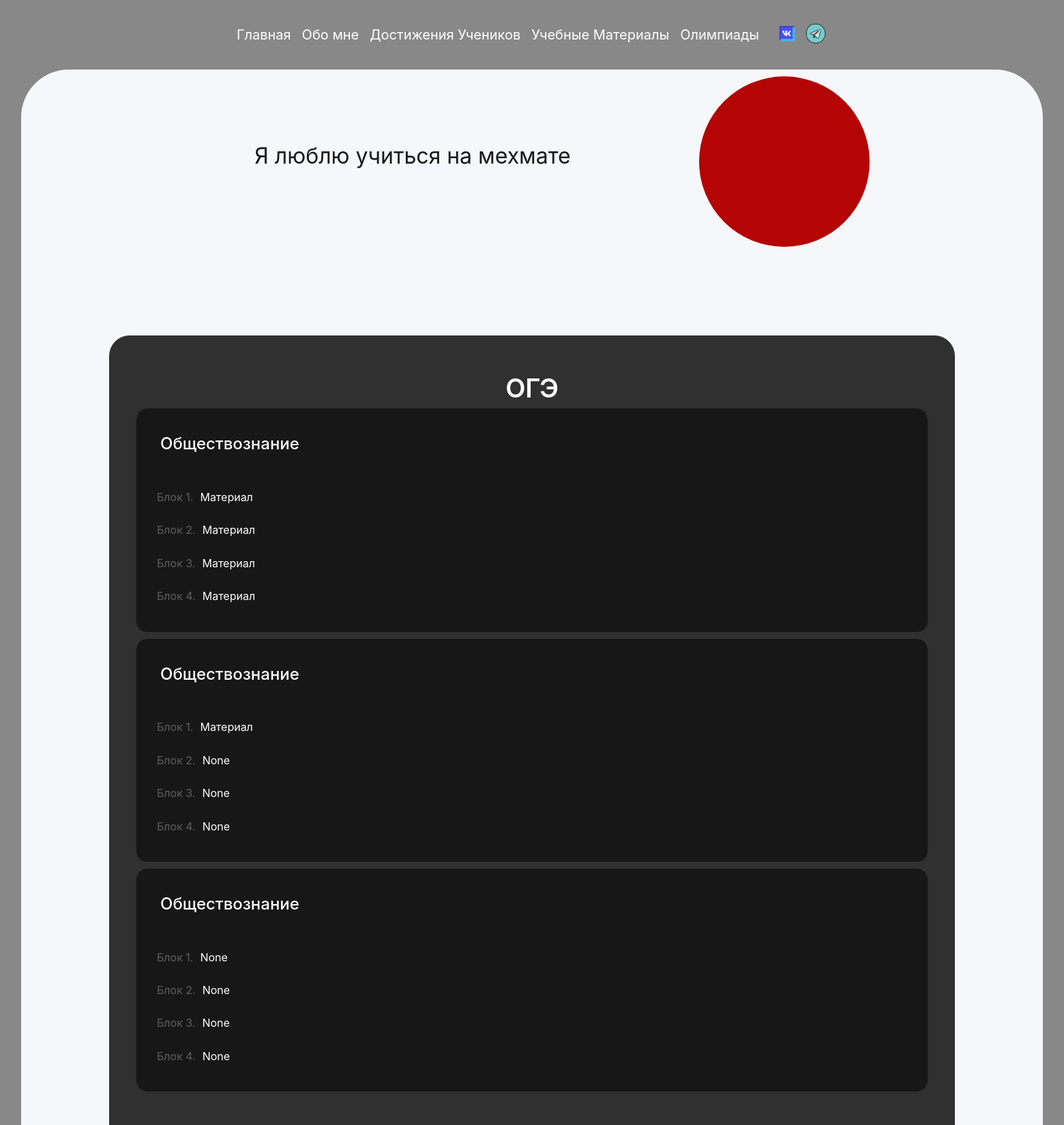
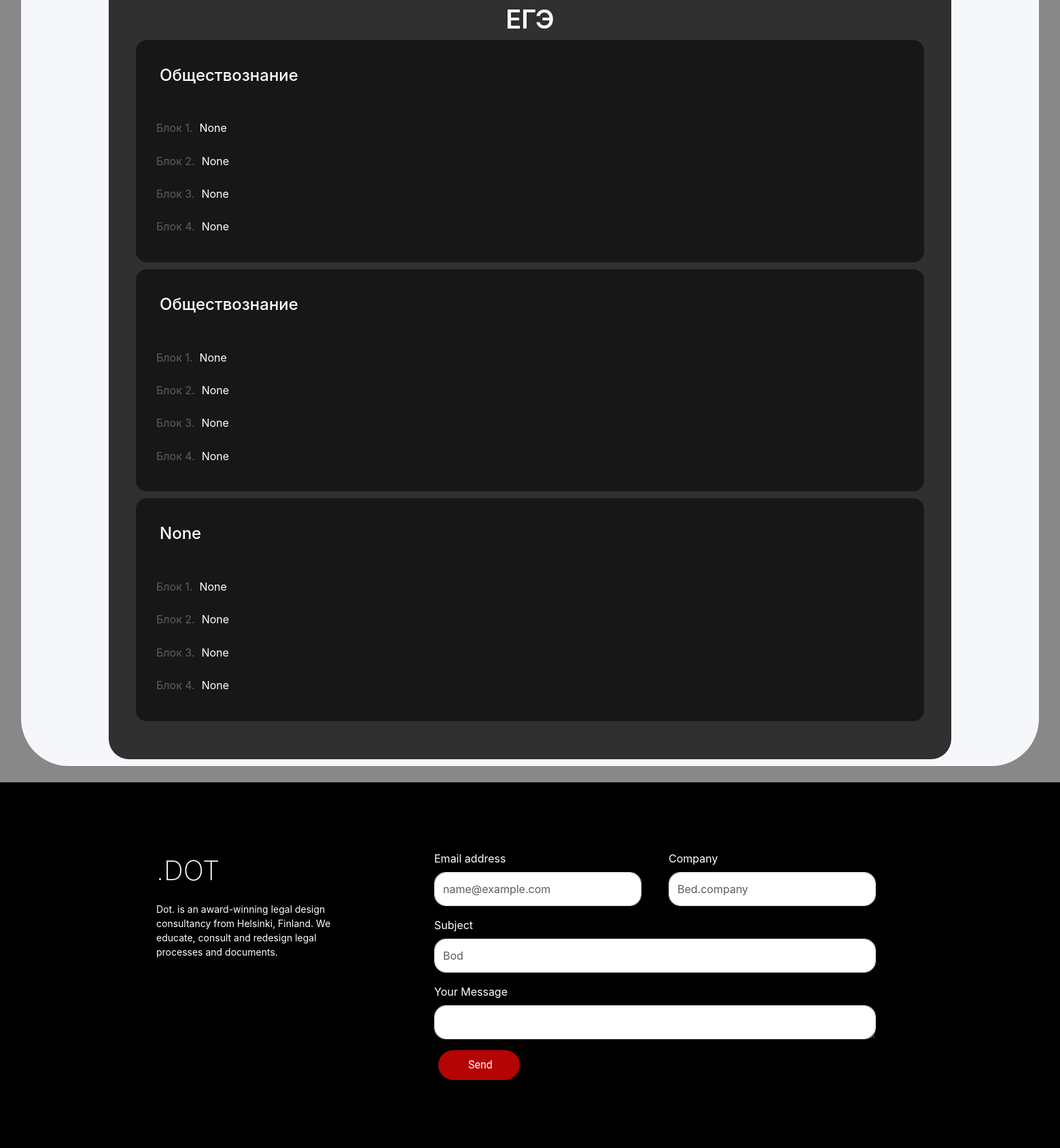
Screenshot of /material.html/ with the database file from the repository (2 pictures, top to bottom).
### women/models.py (models this page shows)
class Women(models.Model):
    text = models.TextField(blank=True)
    title1 = models.CharField(max_length=255)
    title2 = models.CharField(max_length=255)
    title3 = models.CharField(max_length=255)
    title4 = models.CharField(max_length=255)
    title5 = models.CharField(max_length=255)
    title6 = models.CharField(max_length=255, null=True, blank=True)
    content1 = models.CharField(max_length=255)
    content2 = models.CharField(max_length=255)
    content3 = models.CharField(max_length=255)
    content4 = models.CharField(max_length=255)
    content5 = models.CharField(max_length=255)
    content6 = models.CharField(max_length=255, null=True, blank=True)
    content7 = models.CharField(max_length=255, null=True, blank=True)
    content8 = models.CharField(max_length=255, null=True, blank=True)
    content9 = models.CharField(max_length=255, null=True, blank=True)
    content10 = models.CharField(max_length=255, null=True, blank=True)
    content11 = models.CharField(max_length=255, null=True, blank=True)
    content12 = models.CharField(max_length=255, null=True, blank=True)
    content13 = models.CharField(max_length=255, null=True, blank=True)
    content14 = models.CharField(max_length=255, null=True, blank=True)
    content15 = models.CharField(max_length=255, null=True, blank=True)
    content16 = models.CharField(max_length=255, null=True, blank=True)
    content17 = models.CharField(max_length=255, null=True, blank=True)
    content18 = models.CharField(max_length=255, null=True, blank=True)
    content19 = models.CharField(max_length=255, null=True, blank=True)
    content20 = models.CharField(max_length=255, null=True, blank=True)
    content21 = models.CharField(max_length=255, null=True, blank=True)
    content22 = models.CharField(max_length=255, null=True, blank=True)
    content23 = models.CharField(max_length=255, null=True, blank=True)
    content24 = models.CharField(max_length=255, null=True, blank=True)
    class Meta:
        verbose_name = 'Материалы'
        verbose_name_plural = 'Страница сайта "Материалы"'

### women/views.py (the view)
# urls.py: path('material.html/', views.material, name='material'),
def material(request):
    product = Women.objects.all().first()
    return render(request, 'women/material.html', {'article': product})

### women/templates/women/material.html
{% extends 'base.html' %}
{% load static %}
{% block content %}
<head>
    <link rel="stylesheet" href="{% static 'women/css/materialcss.css'%}" type="text/css">
</head>
<div class="block2">
          <section class="main">
            <div class="and">
                <div class="text">
                    <p>{{ article.text }}</p>
                </div>
                <div class="circle"></div>
            </div>
            <div class="white">
              <div class="table1">
                <div class="table_lower">
                  <h3 class="text2">ОГЭ</h3>
                  <div class="bookmark">
                    <div class="txe">
                      <div class="block_header">
                        <div>
                          <p class="mouth">{{ article.title1 }}</p>
                        </div>
                      </div>
                      <div class="list">
                        <p class="item">
                          <span class="number">Блок 1.</span>
                          {{ article.content1 }}
                        </p>
                        <p class="item">
                          <span class="number">Блок 2.</span>
                          {{ article.content2 }}
                        </p>
                        <p class="item">
                          <span class="number">Блок 3.</span>
                          {{ article.content3 }}
                        </p>
                        <p class="item">
                          <span class="number">Блок 4.</span>
                          {{ article.content4 }}
                        </p>
                      </div>
                    </div>
                    <div class="txe">
                      <div class="block_header">
                        <div>
                          <p class="mouth">{{ article.title2 }}</p>
                        </div>
                      </div>
                      <div class="list">
                        <p class="item">
                          <span class="number">Блок 1.</span>
                          {{ article.content5 }}
                        </p>
                        <p class="item">
                          <span class="number">Блок 2.</span>
                          {{ article.content6 }}
                        </p>
                        <p class="item">
                          <span class="number">Блок 3.</span>
                          {{ article.content7 }}
                        </p>
                        <p class="item">
                          <span class="number">Блок 4.</span>
                          {{ article.content8 }}
                        </p>
                      </div>
                    </div>
                    <div class="txe">
                      <div class="block_header">
                        <div>
                          <p class="mouth">{{ article.title3 }}</p>
                        </div>
                      </div>
                      <div class="list">
                        <p class="item">
                          <span class="number">Блок 1.</span>
                          {{ article.content9 }}
                        </p>
                        <p class="item">
                          <span class="number">Блок 2.</span>
                          {{ article.content10 }}
                        </p>
                        <p class="item">
                          <span class="number">Блок 3.</span>
                          {{ article.content11 }}
                        </p>
                        <p class="item">
                          <span class="number">Блок 4.</span>
                          {{ article.content12 }}
                        </p>
                      </div>
                    </div>
                  </div>
                  <h3 class="text2 text2_lower">ЕГЭ</h3>
                  <div class="bookmark">
                    <div class="txe">
                      <div class="block_header">
                        <div>
                          <p class="mouth">{{ article.title4 }}</p>
                        </div>
                      </div>
                      <div class="list">
                        <p class="item">
                          <span class="number">Блок 1.</span>
                          {{ article.content13 }}
                        </p>
                        <p class="item">
                          <span class="number">Блок 2.</span>
                          {{ article.content14 }}
                        </p>
                        <p class="item">
                          <span class="number">Блок 3.</span>
                          {{ article.content15 }}
                        </p>
                        <p class="item">
                          <span class="number">Блок 4.</span>
                          {{ article.content16 }}
                        </p>
                      </div>
                    </div>
                    <div class="txe">
                      <div class="block_header">
                        <div>
                          <p class="mouth">{{ article.title5 }}</p>
                        </div>
                      </div>
                      <div class="list">
                        <p class="item">
                          <span class="number">Блок 1.</span>
                          {{ article.content17 }}
                        </p>
                        <p class="item">
                          <span class="number">Блок 2.</span>
                          {{ article.content18 }}
                        </p>
                        <p class="item">
                          <span class="number">Блок 3.</span>
                          {{ article.content19 }}
                        </p>
                        <p class="item">
                          <span class="number">Блок 4.</span>
                          {{ article.content20 }}
                        </p>
                      </div>
                    </div>
                    <div class="txe">
                      <div class="block_header">
                        <div>
                          <p class="mouth">{{ article.title6 }}</p>
                        </div>
                      </div>
                      <div class="list">
                        <p class="item">
                          <span class="number">Блок 1.</span>
                          {{ article.content21 }}
                        </p>
                        <p class="item">
                          <span class="number">Блок 2.</span>
                          {{ article.content22 }}
                        </p>
                        <p class="item">
                          <span class="number">Блок 3.</span>
                          {{ article.content23 }}
                        </p>
                        <p class="item">
                          <span class="number">Блок 4.</span>
                          {{ article.content24 }}
                        </p>
                      </div>
                    </div>
                  </div>
                </div>
              </div>
            </div>
          </section>
    </div>
{% endblock %}

### templates/base.html (shortened to what this page needs)
{% load static %}
<!DOCTYPE html>
<html lang="en">
<head>
  <link href="https://cdn.jsdelivr.net/npm/bootstrap@5.3.2/dist/css/bootstrap.min.css" rel="stylesheet"
>
</head>
<body>
  <div class="wrapper">
    <header class="header">
        <nav class="navbar navbar-expand-lg bg-muted">
          <div class="container-fluid">
            <div class="collapse navbar-collapse" id="navbarNav">
              <ul class="navbar-nav">
                <li class="nav-item">
                  <a class="nav-link" aria-current="page" href="{% url 'home'%}">Главная</a>
                </li>
                <li class="nav-item">
                  <a class="nav-link" href="{% url 'after' %}">Обо мне</a>
                </li>
                <li class="nav-item">
                  <a class="nav-link" href="{% url 'mn' %}">Достижения Учеников</a>
                </li>
                <li class="nav-item">
                  <a class="nav-link" href="{% url 'material' %}">Учебные Материалы</a>
                </li>
                <li class="nav-item">
                <a class="nav-link" href="{% url 'olympics' %}">Олимпиады</a>
                </li>
              </ul>
            </div>
          </div>
        </nav>
        <div class="social-icons">
          <a href="https://vk.com/feed" target="_blank">
            <img src="{% static 'women/images/icons8-вконтакте-100.png'%}" alt="Twitter Icon">
          </a>
          <a href="https://web.telegram.org/k/" target="_blank">
            <img src="{% static 'women/images/icons8-телеграм-48.png'%}" alt="Instagram Icon">
          </a>
        </div>
    </header>
      {% block content %} {% endblock %}
    <footer class="mt-4">
        <div class="down">
          <div class="text-down">
            <p class="dot">.DOT</p>
            <p class="dw">Dot. is an award-winning legal design
              consultancy from Helsinki, Finland. We
              educate, consult and redesign legal
              processes and documents.</p>
          </div>
          <div class="block">
            <form action="{% url 'contact_view'  %}" method="POST">
              <div class="block-2">
                <div class="form-group mb-3 mb-0">
                  <label for="exampleFormControlInput1" class="form-label">Email address</label>
                  <input name="email" type="email" class="form-control" id="exampleFormControlInput1" placeholder="name@example.com">
                </div>
                <div class="form-group mb-3 mb-1">
                  <label for="exampleFormControlInput1" class="form-label">Company</label>
                  <input name="last_name" type="text" class="form-control" id="exampleFormControlInput1" placeholder="Bed.company">
                </div>
              </div>
              <div class="form-group mb-3">
                <label for="exampleFormControlInput1" class="form-label">Subject</label>
                <input name="first_name" type="text" class="form-control" id="exampleFormControlInput1" placeholder="Bod">
              </div>
              <div class="form-group mb-3">
                <label for="exampleFormControlTextarea1" class="form-label">Your Message</label>
                <textarea name="message" class="form-control" id="exampleFormControlTextarea1" rows="3"></textarea>
              </div>
              <button id="login" class="button blue">
                <span>Send</span>
              </button>
            </form>
          </div>
        </div>
      </footer>
  </div>
</body>
</html>

### women/static/women/css/materialcss.css (style rules this page uses)
body { font-family:"Inter", sans-serif; background: #888888; height: 100%; }
.main { flex: 1 1 auto; }
.header { padding-top: 20px; padding-bottom: 20px; flex-wrap: wrap; display: flex; }
.wrapper { min-height: 100%; display: flex; flex-direction: column; justify-content: center; align-items: center; }
.nav-link { color: rgb(255, 255, 255); font-size: 20px; }
.social-icons { display: flex; width: 100px; padding-top: 13px; }
.social-icons a { margin: 0 5px; }
.social-icons img { width: 32px; height: 32px; transition: transform 0.3s; }
.block2 { display: flex; border-radius: 70px; background-color: #f6f7fb; width: 96%; height: 100%; padding: 10px; justify-content: center; align-items: center; }
.main { display: block; flex: 1 1 auto; }
.and { display: flex; justify-content: center; align-items: center; column-count: 2; column-gap: 100px; }
.text { text-align: center; font-size: 32px; color:#181818; width: 640px; }
.circle { background-color: #b40404; width: 250px; height: 250px; border-radius: 250px; }
.white { color: #000; }
.table1 { padding-top: 130px; margin-left: auto; margin-right: auto; padding-left: 20px !important; padding-right: 20px !important; max-width: 1280px; min-width: 280px; }
.table_lower { display: flex; padding: 56px 40px; flex-direction: column; align-items: center; background: #303030; border-radius: 30px; }
.text2 { font-size: 38px; font-style: normal; font-weight: 600; line-height: 114%; letter-spacing: -.19px; text-align: center; color: #fff; }
.bookmark { display: flex; flex-direction: column; gap: 10px; width: 100%; box-sizing: border-box; }
.txe { display: flex; flex-direction: column; gap: 10px; border-radius: 16px; background-color: #171717; }
.block_header { cursor: pointer; padding: 30px 35px; display: flex; align-items: center; gap: 40px; justify-content: space-between; width: 100%; box-sizing: border-box; }
.mouth { margin-top: 6px; font-size: 24px; font-style: normal; font-weight: 500; line-height: 132%; color: #fff; }
.list { display: flex; padding: 0 35px 30px; margin: -5px; flex-direction: column; gap: 10px; }
.item { font-size: 16px; font-style: normal; font-weight: 400; line-height: 140%; display: flex; gap: 10px; color: #fff; }
.number { opacity: .3; flex: none; }
.text2_lower { margin-top: 56px; }
footer, .btn { width: 1900px; background: #000; bottom: 0; }
.down { display: flex; padding: 100px 100px; }
.text-down { display: block; padding-left: 300px; width: 529px; }
.dot { font-family: var(--font-family); font-weight: 150; font-size: 40px; color: #fff; }
.dw { font-family: var(--font-family); width: 300px; font-size: 14px; color: #fff; }
.block { box-sizing: content-box; display: block; width: 650px; padding-left: 180px; }
.block-2 { display: flex; }
.form-control { border-radius: 17px; height: 50px; }
.form-label { color:white }
.mb-0 { width: 380px; }
.mb-1 { padding-left: 40px; width: 380px; box-sizing: content-box; }
.button { border: none; outline: none; display: inline-block; text-align: center; text-decoration: none; cursor: pointer; font-size: 16px; font-family: Roboto, Verdana, Tahoma, sans; padding: 10px 40px; border-radius: 100px; color: #fff; }
.button { margin-left: 6px; }
.button.blue { background: #b40404; }

### rows the page displays
Women: text "Я люблю учиться на мехмате", title1 "Обществознание", content1 "Материал", content2 "Материал", content3 "Материал", content4 "Материал", title2 "Обществознание", content5 "Материал", content6 "None", content7 "None", content8 "None", title3 "Обществознание", content9 "None", content10 "None", content11 "None", content12 "None", title4 "Обществознание", content13 "None", content14 "None", content15 "None", content16 "None", title5 "Обществознание", content17 "None", content18 "None", content19 "None", content20 "None", title6 "None", content21 "None", content22 "None", content23 "None", content24 "None"
